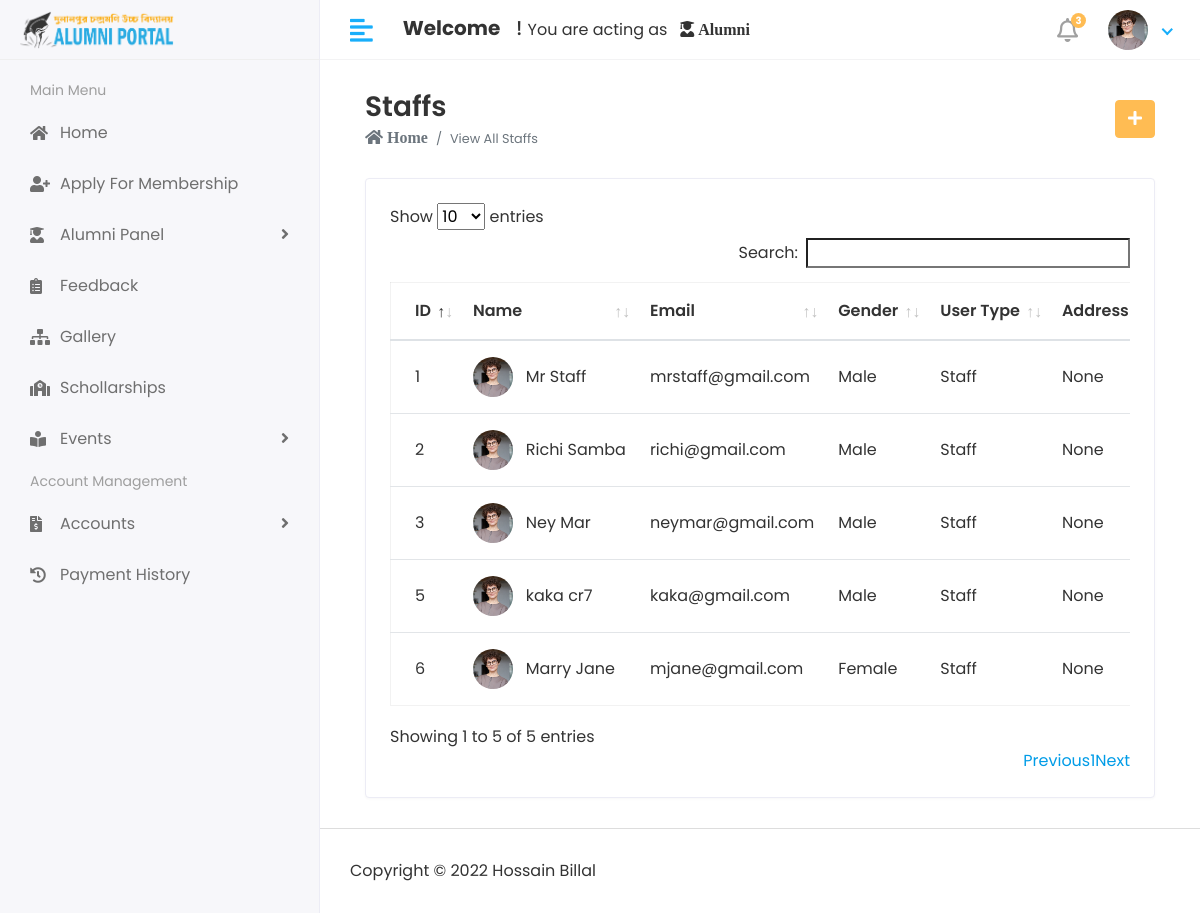
The app's page /hod/staff/view with its own data.
### app/models.py (models this page shows, shortened)
class Staff(models.Model):
    admin = models.OneToOneField(CustomUser, on_delete=models.CASCADE)
    address = models.TextField(default=None)
    gender = models.CharField(max_length=100)
    phone = models.CharField(max_length=30, null=True)
    created_at = models.DateTimeField(auto_now_add=True)
    updated_at = models.DateTimeField(auto_now=True)

class CustomUser(AbstractUser):
    USER = (
        (1, 'HOD'),
        (2, 'STAFF'),
        (3, 'ALUMNI'),
    )
    user_type = models.CharField(
        choices=USER,
        max_length=50,
        default=1
    )
    profile_pic = models.ImageField(
        upload_to='media/profile_pic'
    )

### webapp/Hod_Views.py (the view)
# urls.py: path('hod/staff/view', Hod_Views.viewStaff, name="view_staff"),
def viewStaff(request):
    staff = Staff.objects.all()
    context = {
        'staff': staff,
    }
    return render(request, 'hod/view_staff.html', context)

### templates/hod/view_staff.html (shortened to what this page needs)
{% extends 'base.html' %}
{% load static %}
{% block content %}
    <div class="content container-fluid">
        <div class="page-header">
            <div class="row align-items-center">
                <div class="col">
                    <h3 class="page-title">Staffs</h3>
                    <ul class="breadcrumb">
                        <li class="breadcrumb-item"><span class="fas fa-home"> Home</span></li>
                        <li class="breadcrumb-item active small">View All Staffs</li>
                    </ul>
                </div>
                <div class="col-auto text-right float-right ml-auto">
                    <a href="{% url 'add_staff' %}" class="btn btn-primary"><i class="fas fa-plus"></i></a>
                </div>
            </div>
        </div>
        <div class="row">
            <div class="col-sm-12">
                <div class="card card-table">
                    <div class="card-body">
                        <div class="table-responsive">
                            <table id="table_id" class="table table-hover table-center mb-0">
                                <thead>
                                <tr>
                                    <th>ID</th>
                                    <th>Name</th>
                                    <th>Email</th>
                                    <th>Gender</th>
                                    <th>User Type</th>
                                    <th>Address</th>
                                </tr>
                                </thead>
                                <tbody>
                                {% for i in staff %}
                                    <tr>
                                        <td>{{ i.id }}</td>
                                        <td>
                                            <h2 class="table-avatar">
                                                {% if user.profile_pic != None and user.profile_pic == "" %}
                                                <a href="{% url 'profile' %}" class="avatar avatar-sm mr-2"><img
                                                        class="avatar-img rounded-circle"
                                                        src=" {{ user.profile_pic }}" alt=""></a>
                                                        {% else %}
                                                        <img
                                                        class="avatar-sm avatar-img rounded-circle"
                                                        src="{% static 'assets/img/profiles/avatar-02.jpg' %}" alt="">&nbsp; &nbsp;</a>
                                                        {% endif %}
                                                <a href="{% url 'profile' %}">{{ i.admin.first_name }} {{ i.admin.last_name }}</a>
                                            </h2>
                                        </td>
                                        <td>{{ i.admin.email }}</td>
                                        <td>{{ i.gender }}</td>
                                        <td>
                                            {% if i.admin.user_type == '2' %} Staff
                                            {% elif i.admin.user_type == '3' %} Alumni
                                            {% elif i.admin.user_type == '1' %} HOD
                                            {% endif %}
                                        </td>
                                        <td>{{ i.phone }}</td>
                                    </tr>
                                {% endfor %}
                                </tbody>
                            </table>
                        </div>
                    </div>
                </div>
            </div>
        </div>
    </div>
{% endblock %}

### records on screen
Staff: id "1", admin.first_name "Mr", admin.last_name "Staff", admin.email "mrstaff@gmail.com", gender "Male", phone "None"
Staff: id "2", admin.first_name "Richi", admin.last_name "Samba", admin.email "richi@gmail.com", gender "Male", shows "Staff", phone "None"
Staff: id "3", admin.first_name "Ney", admin.last_name "Mar", admin.email "neymar@gmail.com", gender "Male", shows "Staff", phone "None"
Staff: id "5", admin.first_name "kaka", admin.last_name "cr7", admin.email "kaka@gmail.com", gender "Male", shows "Staff", phone "None"
Staff: id "6", admin.first_name "Marry", admin.last_name "Jane", admin.email "mjane@gmail.com", gender "Female", shows "Staff", phone "None"
